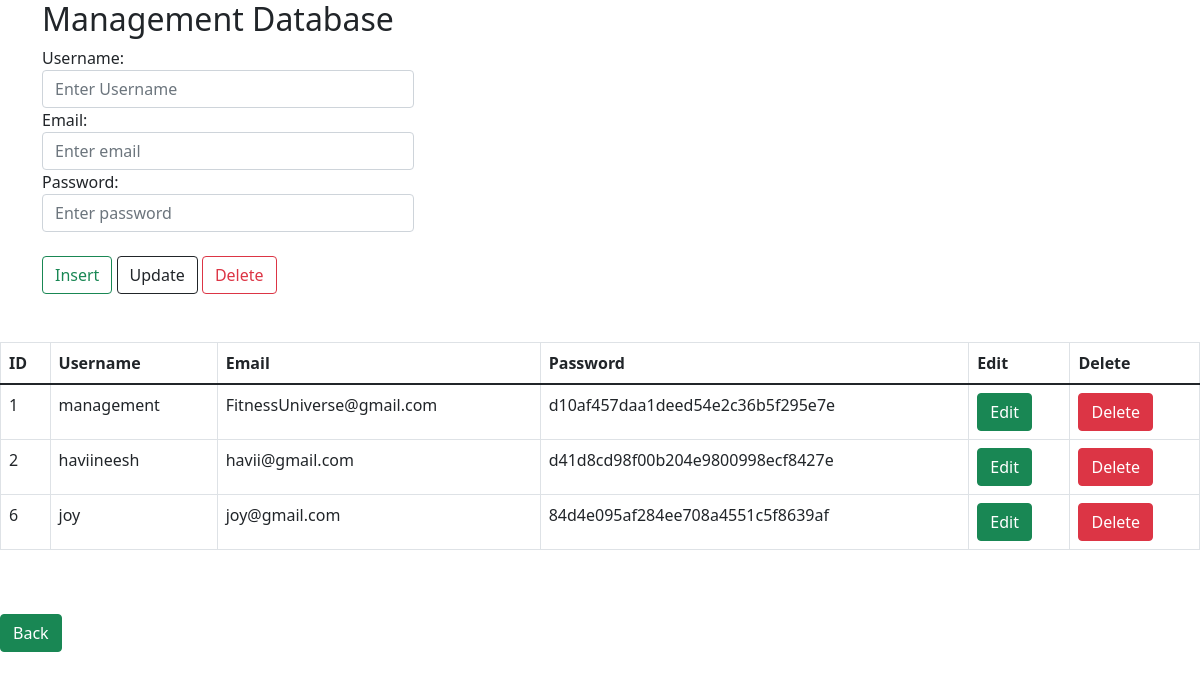
Screenshot of /ManagementDb.php with the database file from the repository.
### tables this page shows
CREATE TABLE `management` (
  `id` int(11) NOT NULL,
  `username` varchar(255) NOT NULL,
  `email` varchar(255) NOT NULL,
  `password` varchar(255) NOT NULL
);

### ManagementDb.php (the view, shortened to what this page needs)
<!DOCTYPE html>
<html lang="en">
<head>
  <link rel="stylesheet" href="https://cdn.jsdelivr.net/npm/bootstrap@5.1.1/dist/css/bootstrap.min.css">
</head>
<body>
<div class="container">
<div class="col-lg-4">
  <h2>Management Database</h2>
  <form action="" name="form1" method="POST">
    <div class="form-group">
      <label for="username">Username:</label>
      <input type="text" class="form-control" id="username" placeholder="Enter Username" name="username">
    </div>
    <div class="form-group">
      <label for="email">Email:</label>
      <input type="email" class="form-control" id="email" placeholder="Enter email" name="email">
    </div>
    <div class="form-group">
      <label for="password">Password:</label>
      <input type="password" class="form-control" id="password" placeholder="Enter password" name="password">
    </div>
  <br>
    <button type="submit" name="insert" class="btn btn-outline-success">Insert</button>
    <button type="submit" name="update" class="btn btn-outline-dark">Update</button>
    <button type="submit"  name="delete" class="btn btn-outline-danger">Delete</button>
  </form>
  <br> <br>
</div>
</div>
<?php include('server.php'); ?>
<div class="col-lg-12">
<table class="table table-bordered">
    <thead>
      <tr>
        <th>ID</th>
        <th>Username</th>
        <th>Email</th>
        <th>Password</th>
        <th>Edit</th>
        <th>Delete</th>
      </tr>
    </thead>
    <tbody>
    <?php
    $res=mysqli_query($db,"SELECT * FROM management");
    while($row=mysqli_fetch_array($res))
    {
        echo "<tr>";
        echo "<td>"; echo $row["id"];
        echo "<td>"; echo $row["username"];
        echo "<td>"; echo $row["email"];
        echo "<td>"; echo $row["password"];
        echo "<td>"; ?> <a href="edit.php?id=<?php echo $row ["id"];?>"><button type="button" class="btn btn-success">Edit</button></a> <?php
        echo "<td>"; ?> <a href="delete.php?id=<?php echo $row ["id"];?>"><button type="button" class="btn btn-danger">Delete</button></a> <?php
        echo "<tr>";
    }
    ?>
    </tbody>
  </table>
<br><br>
</div>
<button class="btn btn-success" onclick="document.location='managementPage.php'">Back</button>
</body>
</html>

### rows the page displays
management: id "1", username "management", email "FitnessUniverse@gmail.com", password "d10af457daa1deed54e2c36b5f295e7e"
management: id "2", username "haviineesh", email "havii@gmail.com", password "d41d8cd98f00b204e9800998ecf8427e"
management: id "6", username "joy", email "joy@gmail.com", password "84d4e095af284ee708a4551c5f8639af"
